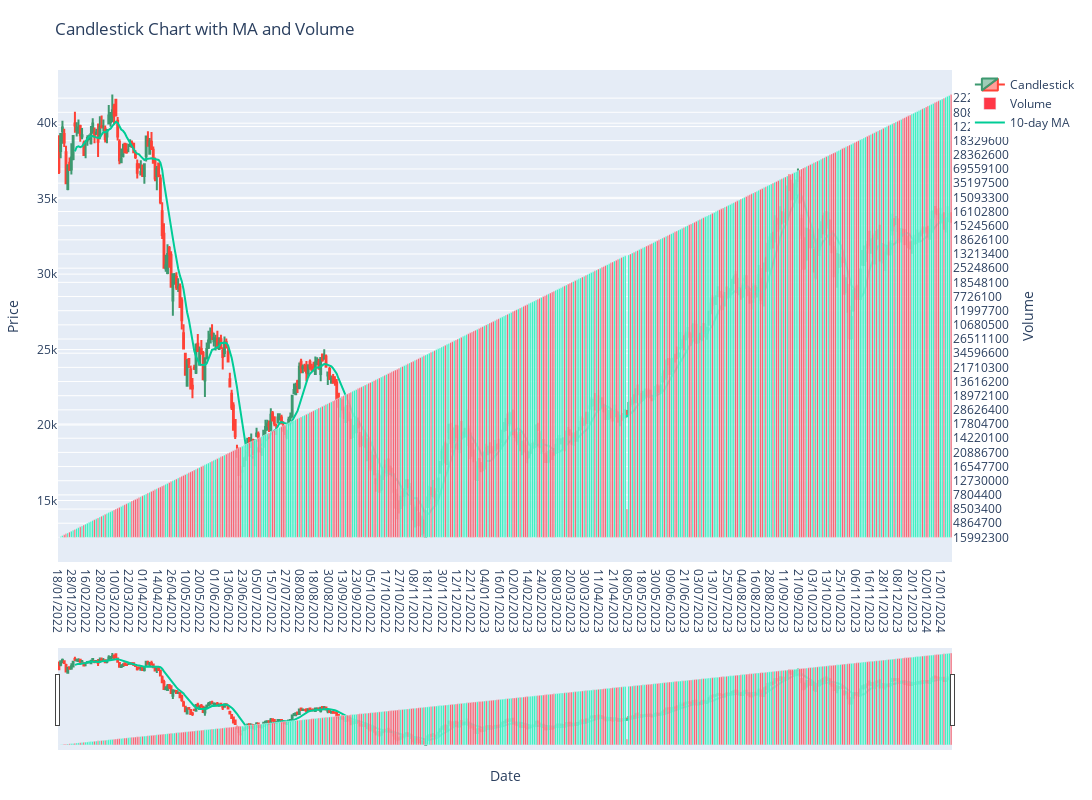

Notebook code cell kept with this figure:
### Code cell
candlestick_chart(df, ma_periods=[10.])

### Figure 1 — Plotly figure (JSON) as saved in the notebook; plotly's stock layout.template omitted (floating-point values rounded to 4 significant figures; data arrays with more than 128 entries replaced by an {"elided": "..."} marker saying what was removed)
{"data": [{"close": {"elided": "502 str values"}, "high": {"elided": "502 str values"}, "low": {"elided": "502 str values"}, "name": "Candlestick", "open": {"elided": "502 str values"}, "type": "candlestick", "x": {"elided": "502 str values"}}, {"marker": {"color": {"elided": "502 str values"}}, "name": "Volume", "type": "bar", "x": {"elided": "502 str values"}, "y": {"elided": "502 str values"}, "yaxis": "y2"}, {"mode": "lines", "name": "10-day MA", "type": "scatter", "x": {"elided": "502 str values"}, "y": {"elided": "502 float values"}}], "layout": {"height": 800, "margin": {"b": 50, "l": 50, "r": 50, "t": 70}, "title": {"text": "Candlestick Chart with MA and Volume"}, "width": 1500, "xaxis": {"rangeslider": {"visible": true}, "title": {"text": "Date"}}, "yaxis": {"title": {"text": "Price"}}, "yaxis2": {"overlaying": "y", "side": "right", "title": {"text": "Volume"}}}}
